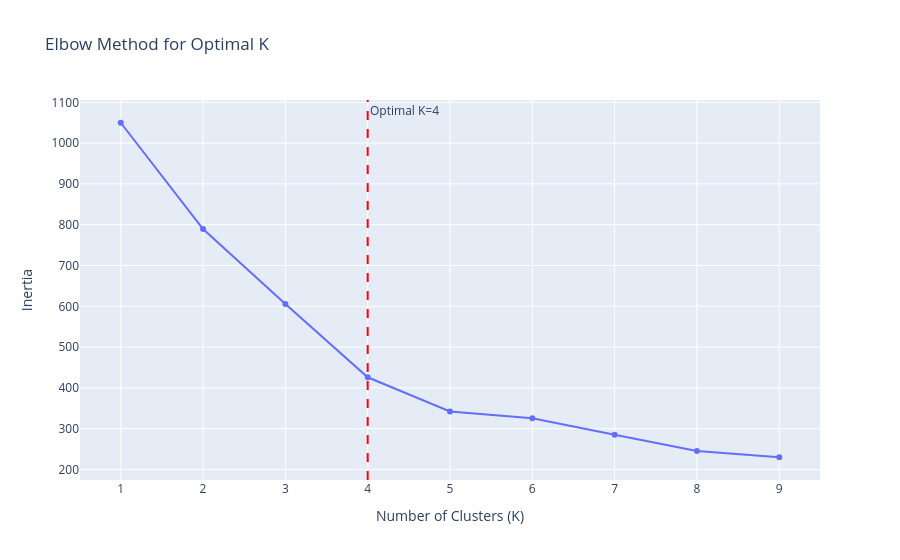

Here is the notebook cell this chart was saved with:
### Markdown cell above
## 2. Discovering Personas via K-Means Clustering
Instead of guessing, we let the data tell us how many customer archetypes exist. We encode our categorical variables and use the **Elbow Method** to find the optimal number of clusters (`K`).

### Code cell
# Convert categorical to numeric for clustering
le = LabelEncoder()
survey_df['Age_Code'] = le.fit_transform(survey_df['Age_Group'])
budget_mapping = {'Budget': 1, 'Mid-range': 2, 'Premium': 3}
survey_df['Budget_Code'] = survey_df['Budget_Preference'].map(budget_mapping)

features_for_clustering = ['Age_Code', 'Budget_Code', 'Preferred_Duration_Days']
X_cluster = survey_df[features_for_clustering]
scaler = StandardScaler()
X_scaled = scaler.fit_transform(X_cluster)

# Elbow Method Calculation
inertia = []
K_range = range(1, 10)
for k in K_range:
    kmeans = KMeans(n_clusters=k, random_state=42)
    kmeans.fit(X_scaled)
    inertia.append(kmeans.inertia_)

fig = px.line(x=list(K_range), y=inertia, markers=True, 
              title='Elbow Method for Optimal K', 
              labels={'x':'Number of Clusters (K)', 'y':'Inertia'})
fig.add_vline(x=4, line_dash="dash", line_color="red", annotation_text="Optimal K=4")
fig.show()

### Figure 1 — Plotly figure (JSON) as saved in the notebook; plotly's stock layout.template omitted (floating-point values rounded to 4 significant figures)
{"data": [{"hovertemplate": "Number of Clusters (K)=%{x}<br>Inertia=%{y}<extra></extra>", "legendgroup": "", "line": {"color": "#636efa", "dash": "solid"}, "marker": {"symbol": "circle"}, "mode": "lines+markers", "name": "", "orientation": "v", "showlegend": false, "type": "scatter", "x": [1, 2, 3, 4, 5, 6, 7, 8, 9], "xaxis": "x", "y": [1050.0, 789.3, 605.9, 426.0, 342.3, 325.4, 285.3, 245.1, 229.9], "yaxis": "y"}], "layout": {"annotations": [{"showarrow": false, "text": "Optimal K=4", "x": 4, "xanchor": "left", "xref": "x", "y": 1, "yanchor": "top", "yref": "y domain"}], "legend": {"tracegroupgap": 0}, "shapes": [{"line": {"color": "red", "dash": "dash"}, "type": "line", "x0": 4, "x1": 4, "xref": "x", "y0": 0, "y1": 1, "yref": "y domain"}], "title": {"text": "Elbow Method for Optimal K"}, "xaxis": {"anchor": "y", "domain": [0, 1], "title": {"text": "Number of Clusters (K)"}}, "yaxis": {"anchor": "x", "domain": [0, 1], "title": {"text": "Inertia"}}}}
